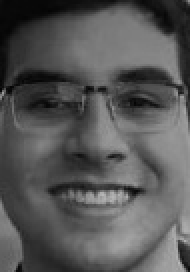
#> input picture Images/64b64Subject.jpg, 95 x 136 px (shown 2 times larger)
$ python -i Utils.py   (imports and definitions only)
#> lines starting #> are read from the running program, lines starting #| are printed output that depends on the picture
import PIL
import numpy as np
import cv2

def ImagePreprocessingFromRequest(data):
    img = PIL.Image.fromarray(cv2.cvtColor(data, cv2.COLOR_BGR2GRAY))
    input_shape = (1, 1, 64, 64)
    img = img.resize((64, 64), PIL.Image.LANCZOS)
    img_data = np.array(img)
    img_data = np.resize(img_data, input_shape)
    img_data = img_data.astype(np.float32)
    return img_data

def GetFirstFace(faces, image_np_array):
    source_face = faces[0]
    bbox = source_face["bbox"]
    bbox = [int(b) for b in bbox]
    face = image_np_array[bbox[1]:bbox[3], bbox[0]:bbox[2]]
    return face

def TransformEmotionResults(results):
    emotions = ["Neutral", "Felicidad", "Sorpresa", "Tristeza", "Furia", "Disgusto", "Miedo", "Desprecio"]
    results = list(zip(emotions, results))
    results.sort(key=lambda x: x[1], reverse=True)
    return {
        "Emotions": [results[0][0], results[1][0]],
        "Scores": [round(results[0][1],3), round(results[1][1],3)]
    }

>>> import cv2
>>> picture = cv2.imread('../../Images/64b64Subject.jpg')
#> picture is the input picture: shape (136, 95, 3); min 3, max 184, mean 86.6
>>> result = ImagePreprocessingFromRequest(picture)
#> in ImagePreprocessingFromRequest, `img = img.resize((64, 64), PIL.Image.LANCZOS)`:
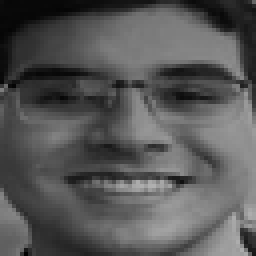
#> img: PIL image 64x64 L (shown 4 times larger); min 2, max 176, mean 86.6

$ run again, on Images/Julian.jpg
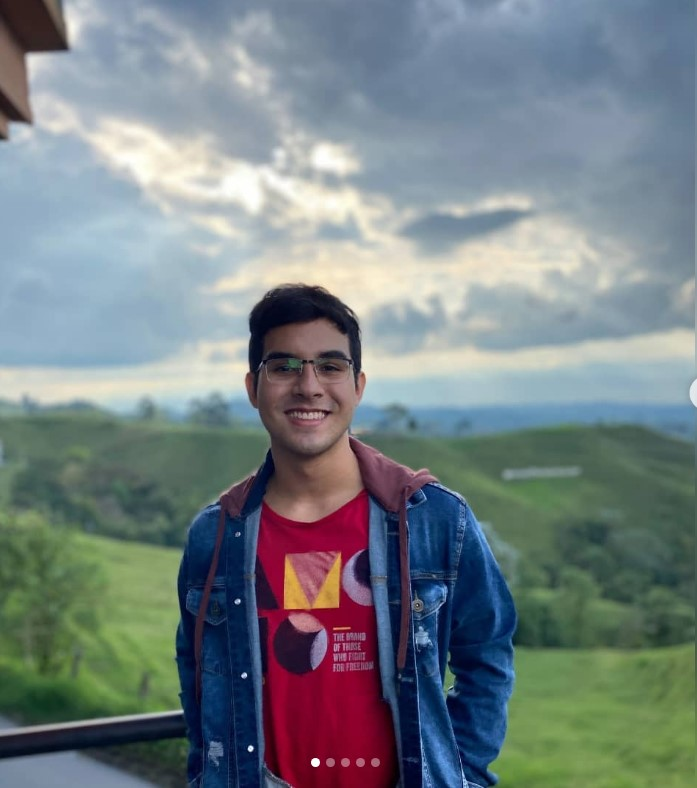
#> input picture Images/Julian.jpg, 697 x 788 px
#> picture is the input picture: shape (788, 697, 3); mean B, G, R 131.6, 128.7, 118.3
#> in ImagePreprocessingFromRequest, `img = PIL.Image.fromarray(cv2.cvtColor(data, cv2.COLOR_BGR2GRAY))`:
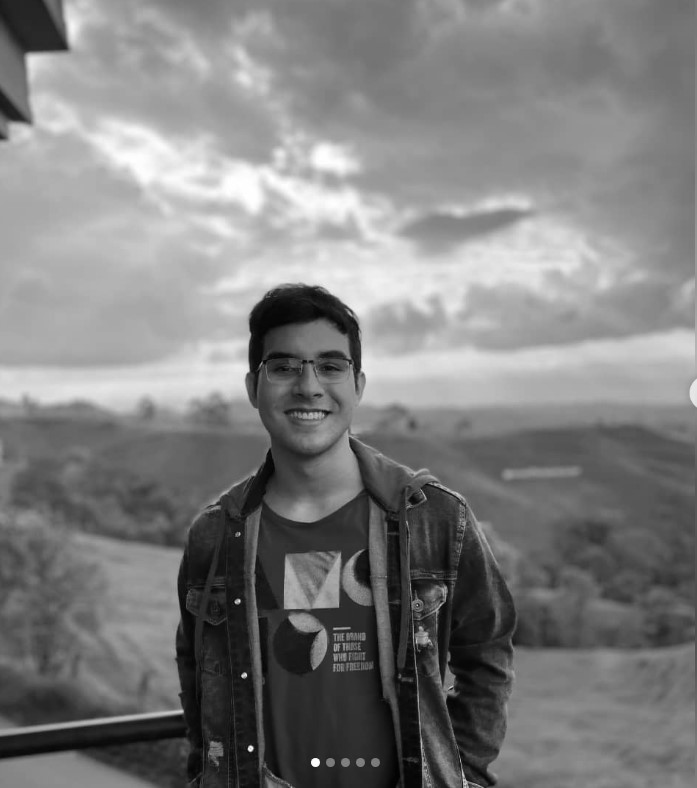
#> img: PIL image 697x788 L; min 1, max 255, mean 125.9
#> in ImagePreprocessingFromRequest, `img = img.resize((64, 64), PIL.Image.LANCZOS)`:
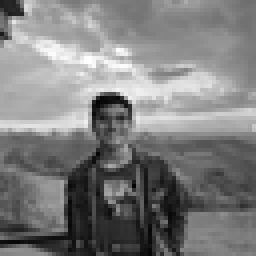
#> img: PIL image 64x64 L (shown 4 times larger); min 3, max 255, mean 125.9

$ run again, on Images/Kevin.jpg
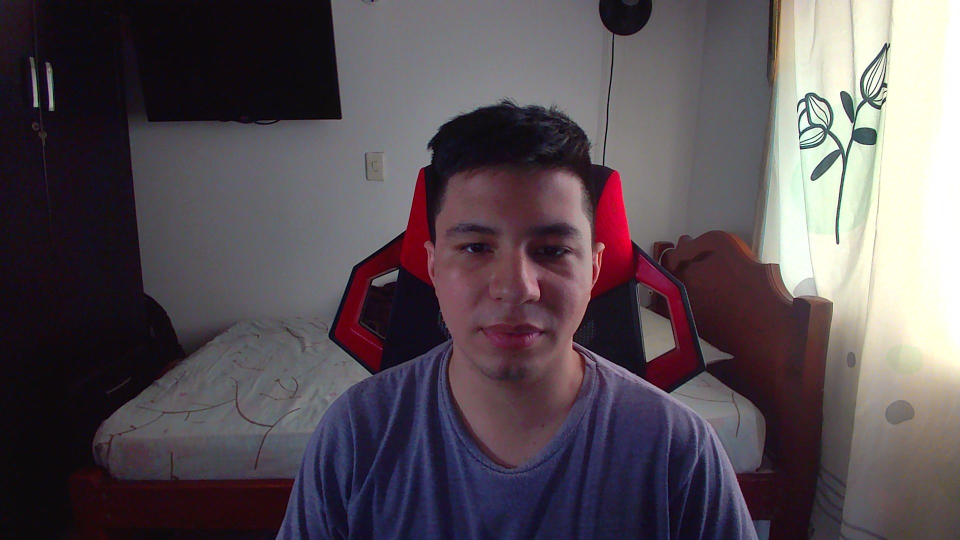
#> input picture Images/Kevin.jpg, 1920 x 1080 px (shown at 1/2 size)
#> picture is the input picture: shape (1080, 1920, 3); mean B, G, R 85.7, 79.7, 89.2
#> in ImagePreprocessingFromRequest, `img = PIL.Image.fromarray(cv2.cvtColor(data, cv2.COLOR_BGR2GRAY))`:
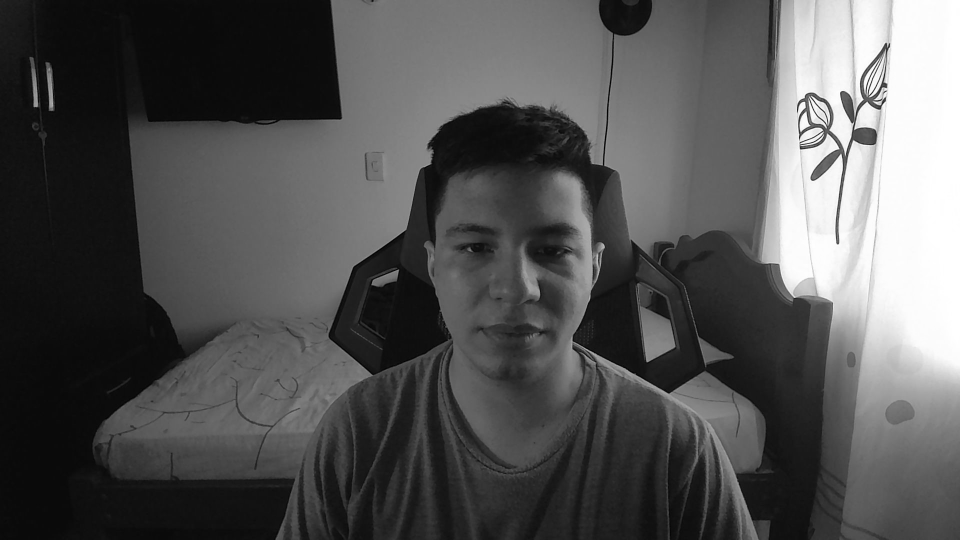
#> img: PIL image 1920x1080 L (shown at 1/2 size); min 0, max 255, mean 83.2
#> in ImagePreprocessingFromRequest, `img = img.resize((64, 64), PIL.Image.LANCZOS)`:
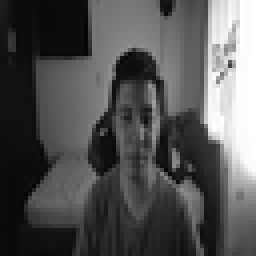
#> img: PIL image 64x64 L (shown 4 times larger); min 5, max 255, mean 83.2

$ run again, on Images/Nada.jpg
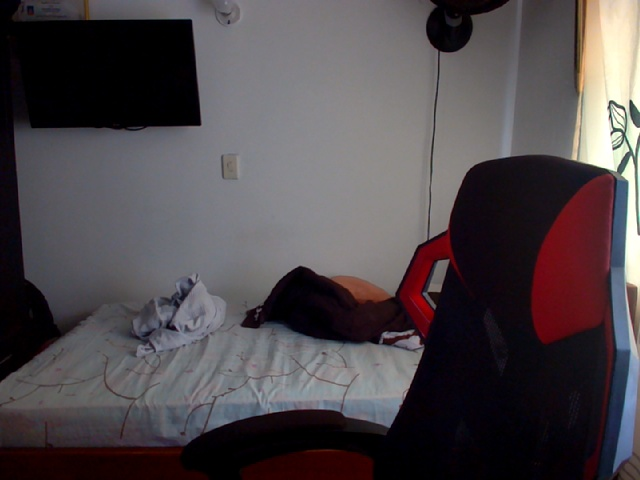
#> input picture Images/Nada.jpg, 640 x 480 px
#> picture is the input picture: shape (480, 640, 3); mean B, G, R 75.6, 72.2, 78.9
#> in ImagePreprocessingFromRequest, `img = PIL.Image.fromarray(cv2.cvtColor(data, cv2.COLOR_BGR2GRAY))`:
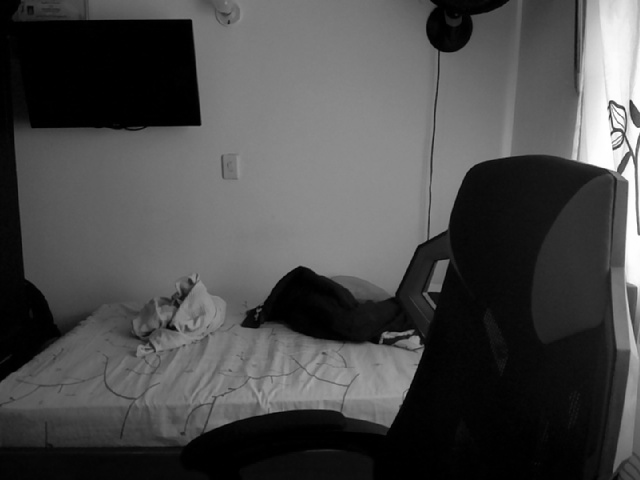
#> img: PIL image 640x480 L; min 0, max 255, mean 74.6
#> in ImagePreprocessingFromRequest, `img = img.resize((64, 64), PIL.Image.LANCZOS)`:
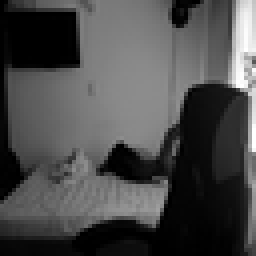
#> img: PIL image 64x64 L (shown 4 times larger); min 0, max 255, mean 74.6
